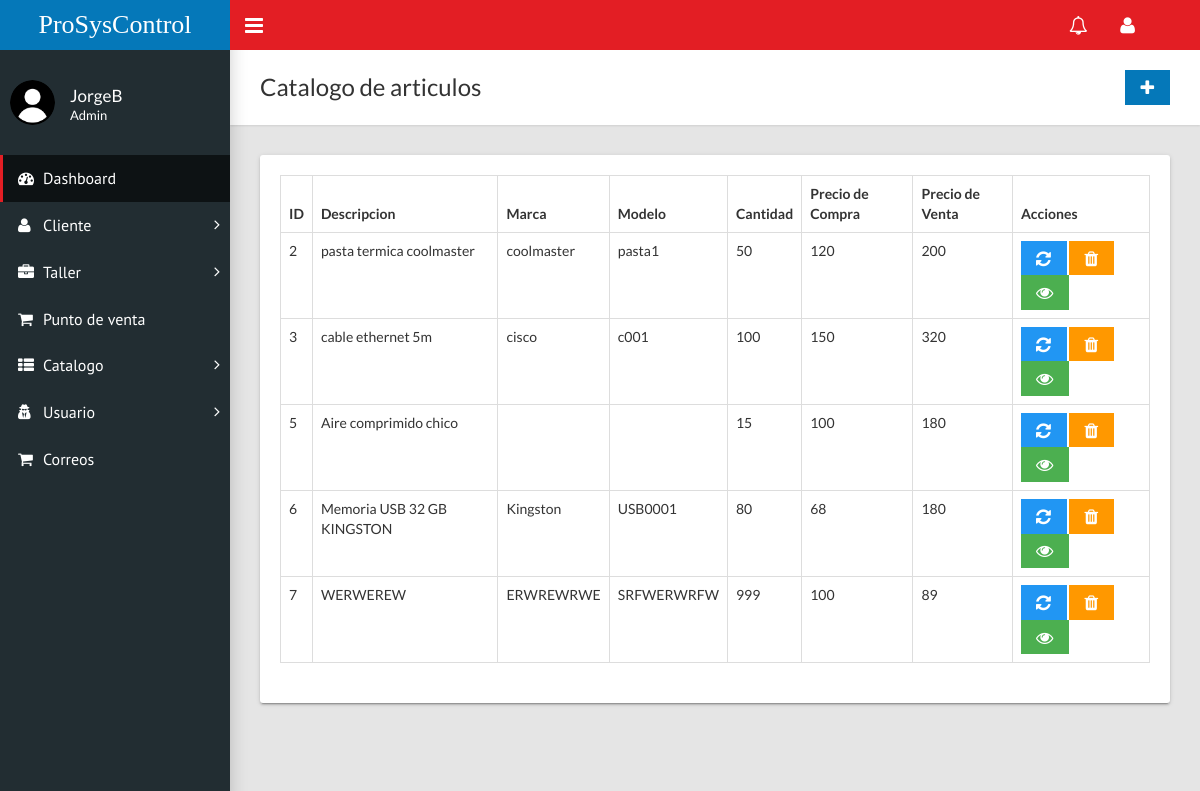
/home.php?c=catalogo (signed in), run on the app's committed database.
### tables this page shows
CREATE TABLE `catalogo` (
  `idProducto` int(11) NOT NULL,
  `descripcion` varchar(100) NOT NULL,
  `marca` varchar(50) NOT NULL,
  `modelo` varchar(50) NOT NULL,
  `cantidad` int(11) NOT NULL,
  `precioCompra` float(10,2) NOT NULL,
  `precioVenta` float(10,2) NOT NULL,
  `iva` int(11) NOT NULL
);

### controladores/catalogo.controlador.php (called while the page is built, shortened)
<?php
require_once "modelos/catalogo.php";
class CatalogoControlador{
    public function __CONSTRUCT(){
        $this->modelo = new Catalogo;
    }
    public function Inicio(){
        require_once "vistas/encabezado.php";
        require_once "vistas/catalogo/index.php";
        require_once "vistas/pie.php";
    }
}

### modelos/database.php (called while the page is built, shortened)
<?php
class Database{
    public static function Conectar(){
        try{
            $conexion = new PDO("mysql:host=".self::servidor.";dbname=".self::nombrebd.";charset=utf8", self::usuariobd,
            self::clave);
            $conexion -> setAttribute(PDO::ATTR_ERRMODE, PDO::ERRMODE_EXCEPTION);
            return $conexion;
        }catch(PDOException $e){
            return "Fallo " .$e->getMessage();
        }
    }
}

### modelos/catalogo.php (called while the page is built, shortened)
<?php
class Catalogo{
    private $pdo;
    public function __CONSTRUCT(){
        $this->pdo = Database::Conectar();
    }
    public function Listar(){
        try{
            $consulta = $this->pdo->prepare("SELECT * FROM catalogo;");
            $consulta->execute();
            return $consulta->fetchAll(PDO::FETCH_OBJ);
        }catch(Exception $excepcion){
            die($excepcion->getMessage());
        }
    }
}

### vistas/catalogo/index.php (the view)
<div class="content-wrapper">
        <div class="page-title">
          <div>
            <h1>Catalogo de articulos</h1>
          </div>
          <div>
            <a class="btn btn-primary btn-flat" href="?c=catalogo&a=FormCrear"><i class="fa fa-lg fa-plus"></i></a>
            </div>
        </div>
        <div class="row">
          <div class="col-md-12">
            <div class="card">
              <div class="card-body">
                <div class="table-responsive">
                <table class="table table-hover table-bordered" role="grid" id="sampleTable">
                  <thead>
                    <tr>
                      <th>ID</th>
                      <th>Descripcion</th>
                      <th>Marca</th>
                      <th>Modelo</th>
                      <th>Cantidad</th>
                      <th>Precio de Compra</th>
                      <th>Precio de Venta</th>
                      <th>Acciones</th>
                    </tr>
                  </thead>
                  <tbody>
                    <?php foreach($this->modelo->Listar() as $catalogoSQL):?>
                    <tr>
                      <td><?=$catalogoSQL->idProducto?></td>
                      <td><?=$catalogoSQL->descripcion?></td>
                      <td><?=$catalogoSQL->marca?></td>
                      <td><?=$catalogoSQL->modelo?></td>
                      <td><?=$catalogoSQL->cantidad?></td>
                      <td><?=$catalogoSQL->precioCompra?></td>
                      <td><?=$catalogoSQL->precioVenta?></td>
                      <td><a class="btn btn-info btn-flat" href="?c=catalogo&a=FormCrear&id=<?=$catalogoSQL->idProducto?>"><i class="fa fa-lg fa-refresh"></i></a>
                          <a class="btn btn-warning btn-flat" onclick = "return confirm('¿Realmente desea eliminar?')" href="?c=catalogo&a=Borrar&id=<?=$catalogoSQL->idProducto?>"><i class="fa fa-lg fa-trash"></i></a>
                          <a class="btn btn-success btn-flat" href="?c=catalogo&a=FormConsultar&id=<?=$catalogoSQL->idProducto?>"><i class="fa fa-lg fa-eye"></i></a></td>
                    </tr>
                    <?php endforeach;?>
                  </tbody>
                </table>
                </div>
              </div>
            </div>
          </div>
        </div>
      </div>
    </div>

### data on the page
catalogo: idProducto "2", descripcion "pasta termica coolmaster", marca "coolmaster", modelo "pasta1", cantidad "50", precioCompra "120", precioVenta "200"
catalogo: idProducto "3", descripcion "cable ethernet 5m", marca "cisco", modelo "c001", cantidad "100", precioCompra "150", precioVenta "320"
catalogo: idProducto "5", descripcion "Aire comprimido chico", cantidad "15", precioCompra "100", precioVenta "180"
catalogo: idProducto "6", descripcion "Memoria USB 32 GB KINGSTON", marca "Kingston", modelo "USB0001", cantidad "80", precioCompra "68", precioVenta "180"
catalogo: idProducto "7", descripcion "WERWEREW", marca "ERWREWRWE", modelo "SRFWERWRFW", cantidad "999", precioCompra "100", precioVenta "89"

### other printed values
$usuario "JorgeB"
$_SESSION['tipoUsuario'] "Admin"
